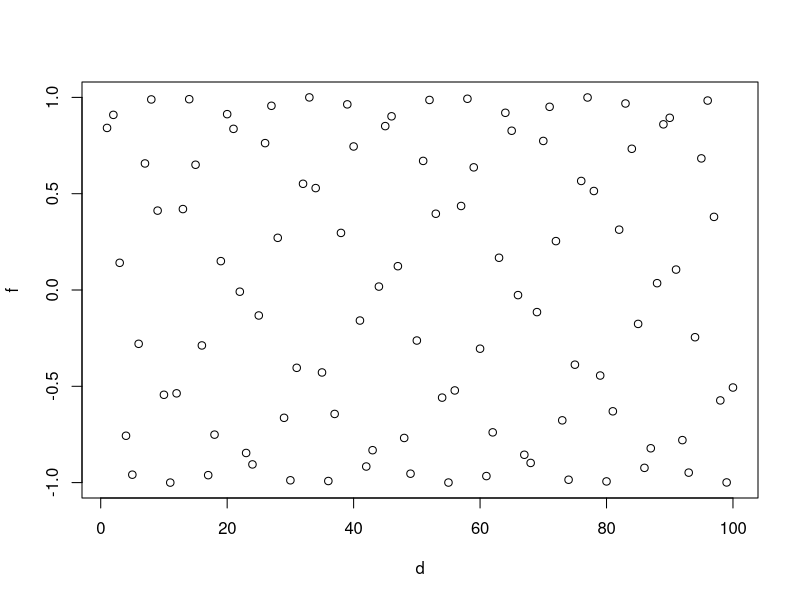
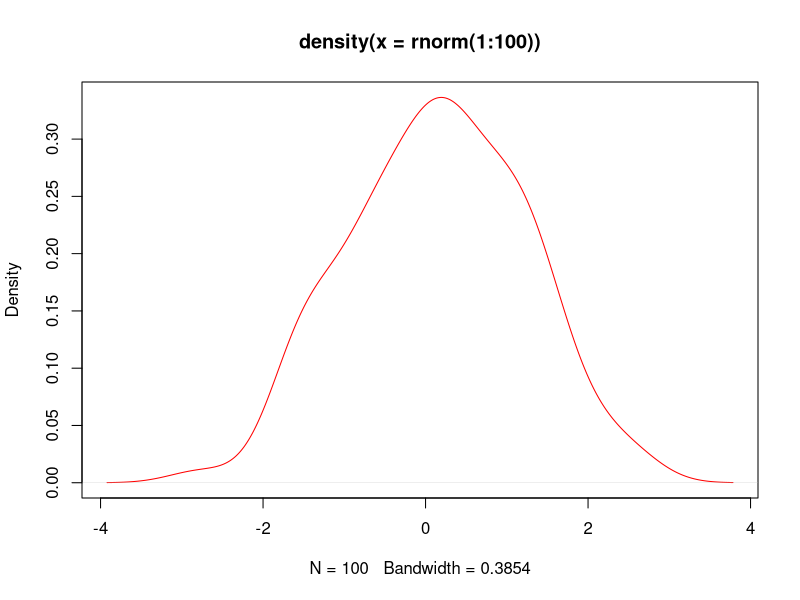

Reproduce these figures in R, in order. (Note: this script raises an error after producing the figures.)
a=3
b=2
a+b
d=1:100
f=sin(d)
plot(d,f)
t=c(T,TRUE)
f=c(F,FALSE)
#а=3,4,1-numeric(2)
#b="x","y","2"-CHARACTER(1)
#c=T,F,T,FALSE,TRUE-LOGIC(3)
f=c(1,0,T)
plot(density(rnorm(1:100)),col="red")
#логические операторы
# двоейное равно(==)
#factor-групируемый вектор
#summary-
#ratio=summary(x)/(sum(summary(x)))
summary(factor(y))
iris
iris$Species
iris[Petal.Length,]
iris[Petal.Length>1,5,]
iris[iris$Petal.Length>1,5,]
iris[iris$Petal.Length>1,5,]
iris[iris$Petal.Length>1.5,]
iris[iris$Petal.Length>1.5,"Species"]
iris[iris$Petal.Length>2&iris$Petal.Length<6]
y=iris[iris$Petal.Length>2&iris$Petal.Length<6,c("Species")]
kvadrat=function(x){
  y=x^2
print("kvadrat raven")
return(y)}
rastoyanye = function(n,m){
  if( n%%1 == 0 & m%%1 == 0){
  print("poschitano")
  return(length(n:m)-2)}
  else{
    print("числа не целые")}
}

for(i in 1:10){
  print(i)}

mn=c()
l=list(-2:10,180:520,-22:8,18:46)
for(i in 1:length((l)))
  {mn=c(mn,mean(l[[i]]))
print(mn)}
ggplot(mtcars,aes(x=cyl,y=hp,col=wt,size=carb))+
  geom_point()+geom_smooth()
ggplot(diamonds,aes(x=carat,y=price,col=clarity))+geom_point(alpha=0.1)+geom_smooth()
graph=ggplot(diamonds,aes(x=carat,y=price,col=clarity))
graph_lines
graph_plots